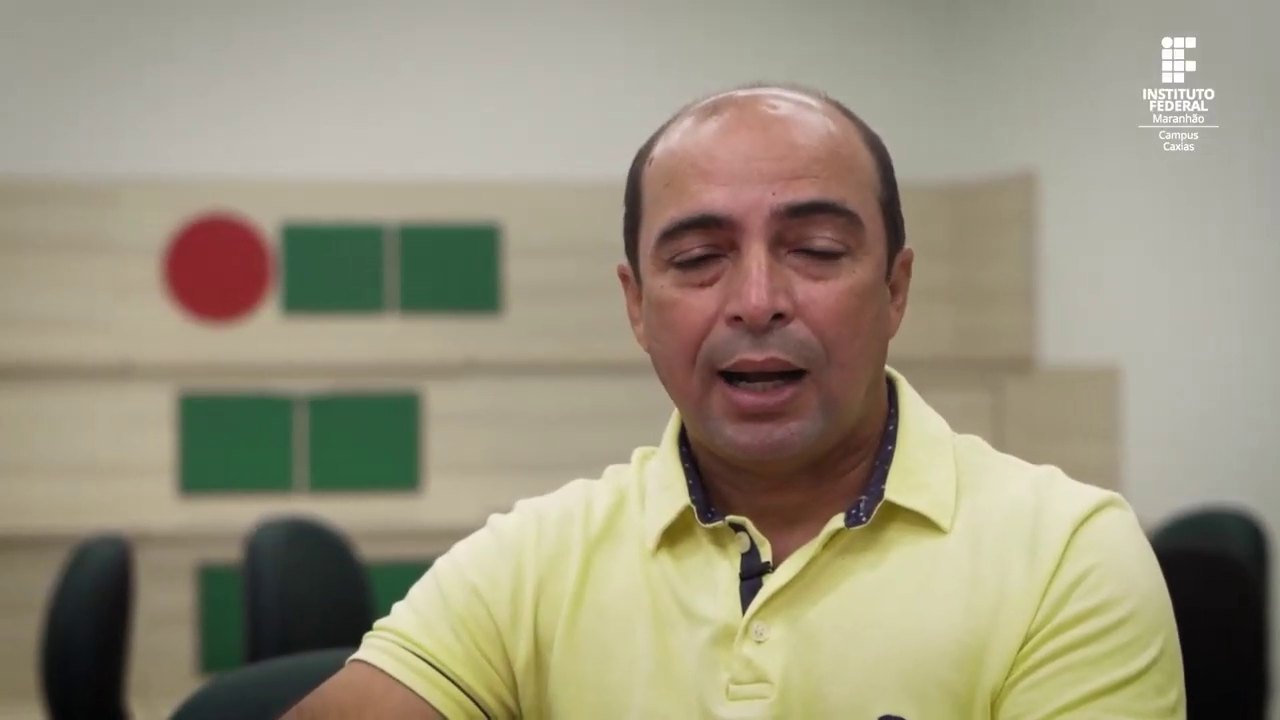
#> input picture frame 42 of IFMA Campus Caxias - corte.mp4, 1280 x 720 px, given in place of IFMA Campus Caxias.mp4, which was not available
$ python 11-RuidoVideo.py
#> lines starting #> are read from the running program, lines starting #| are printed output that depends on the picture
import random
import cv2
import numpy as np

def salt_pepper(img, prob):
    newImage = np.zeros(img.shape, np.uint8)
    chance = 1 - prob
    for i in range (img.shape[0]):
        for j in range (img.shape[1]):
            rand = random.random()
            if rand < prob:
                newImage[i][j] = 0
            elif rand > chance:
                newImage[i][j] = 255
            else:
                newImage[i][j] = img[i][j]
    return newImage

cap = cv2.VideoCapture('IFMA Campus Caxias.mp4')

prob = 0.05

while cap.isOpened():
    check, frame = cap.read()
#> frame is the input picture: shape (720, 1280, 3); mean B, G, R 125.7, 147.1, 154
    if check == True:

        k = cv2.waitKey(20) & 0xFF
#> (key q is pressed here)

        ruido = salt_pepper(frame, prob)
#> after the loop in salt_pepper, `for i in range (img.shape[0]):`:
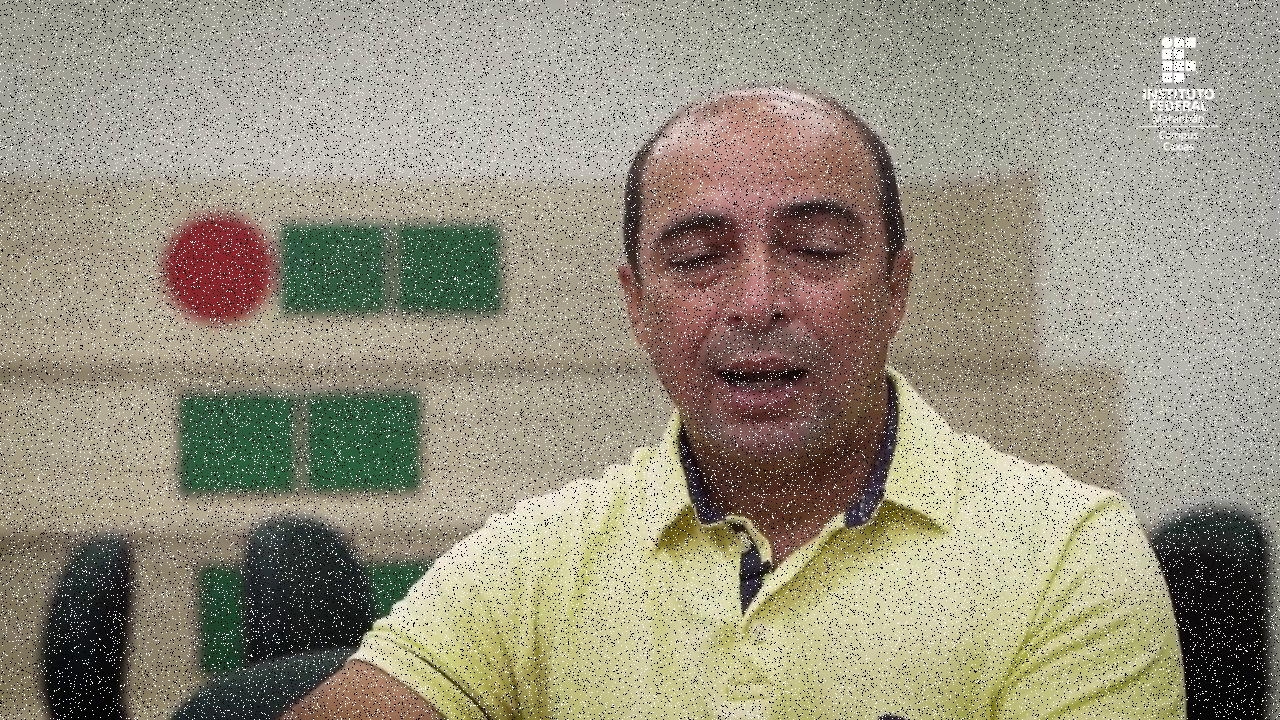
#> newImage: shape (720, 1280, 3); mean B, G, R 125.8, 145, 151.3

        cv2.imshow('Video Com Ruido', ruido)

        if k == ord('r') and prob < 1:
            print(prob)
            prob += 0.01

        if k == ord('p') and prob > 0:
            print(prob)
            prob -= 0.01

        if k == ord('q'):
            break

    else: break

cap.release()
cv2.destroyAllWindows()

$ run again, starting later in the video
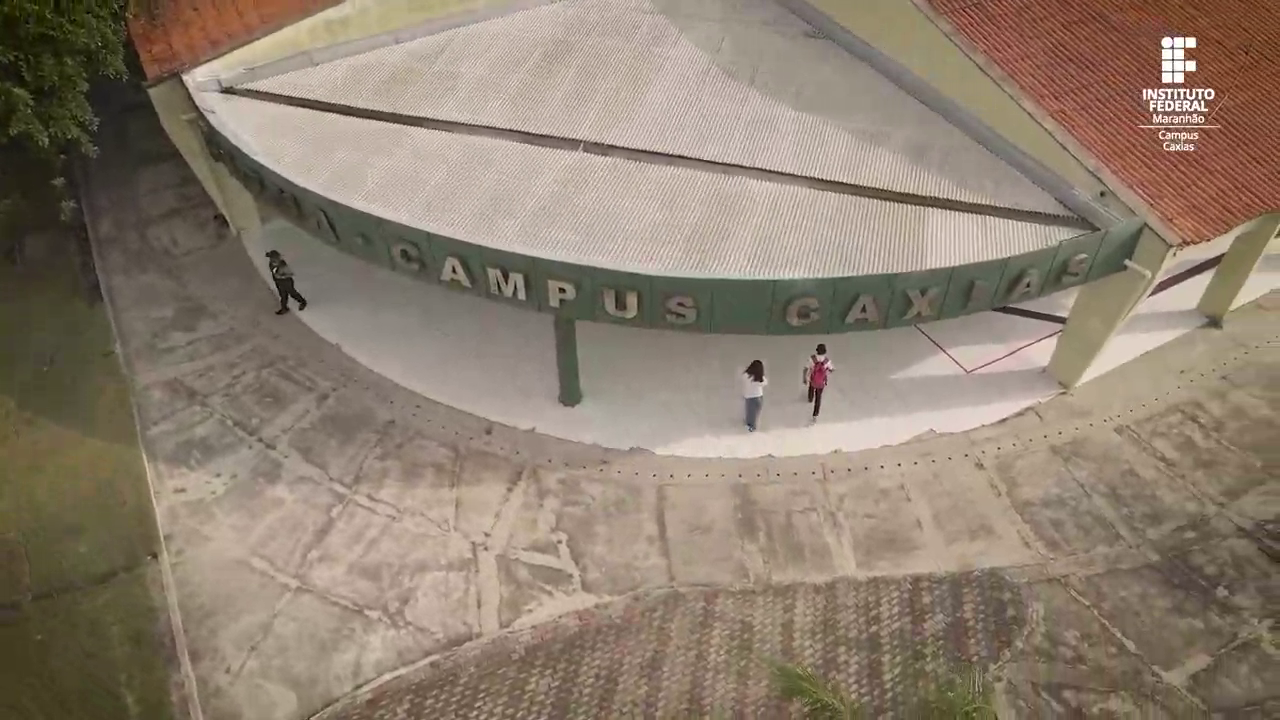
#> input picture frame 189 of IFMA Campus Caxias - corte.mp4, 1280 x 720 px, given in place of IFMA Campus Caxias.mp4, which was not available
#> frame is the input picture: shape (720, 1280, 3); mean B, G, R 112.1, 127.6, 142.2
#> after the loop in salt_pepper, `for i in range (img.shape[0]):`:
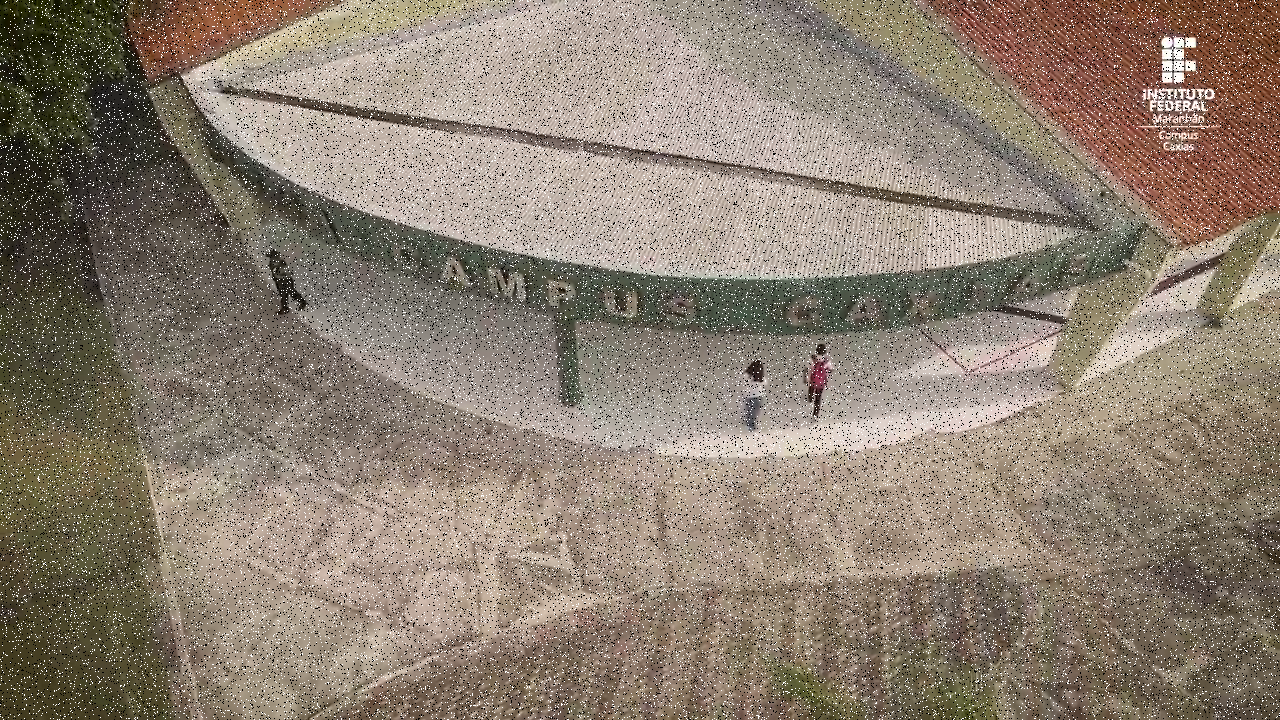
#> newImage: shape (720, 1280, 3); mean B, G, R 113.6, 127.6, 140.7

$ run again, starting later in the video
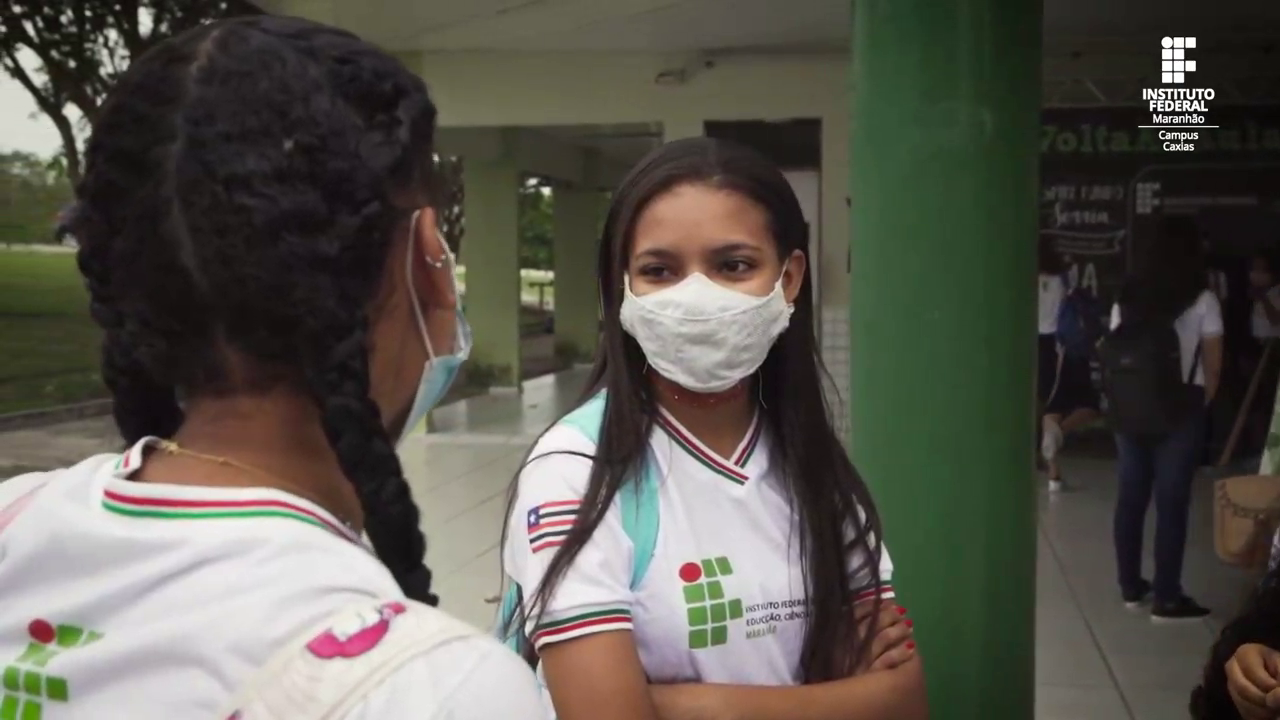
#> input picture frame 336 of IFMA Campus Caxias - corte.mp4, 1280 x 720 px, given in place of IFMA Campus Caxias.mp4, which was not available
#> frame is the input picture: shape (720, 1280, 3); mean B, G, R 77.9, 86.4, 89.4
#> after the loop in salt_pepper, `for i in range (img.shape[0]):`:
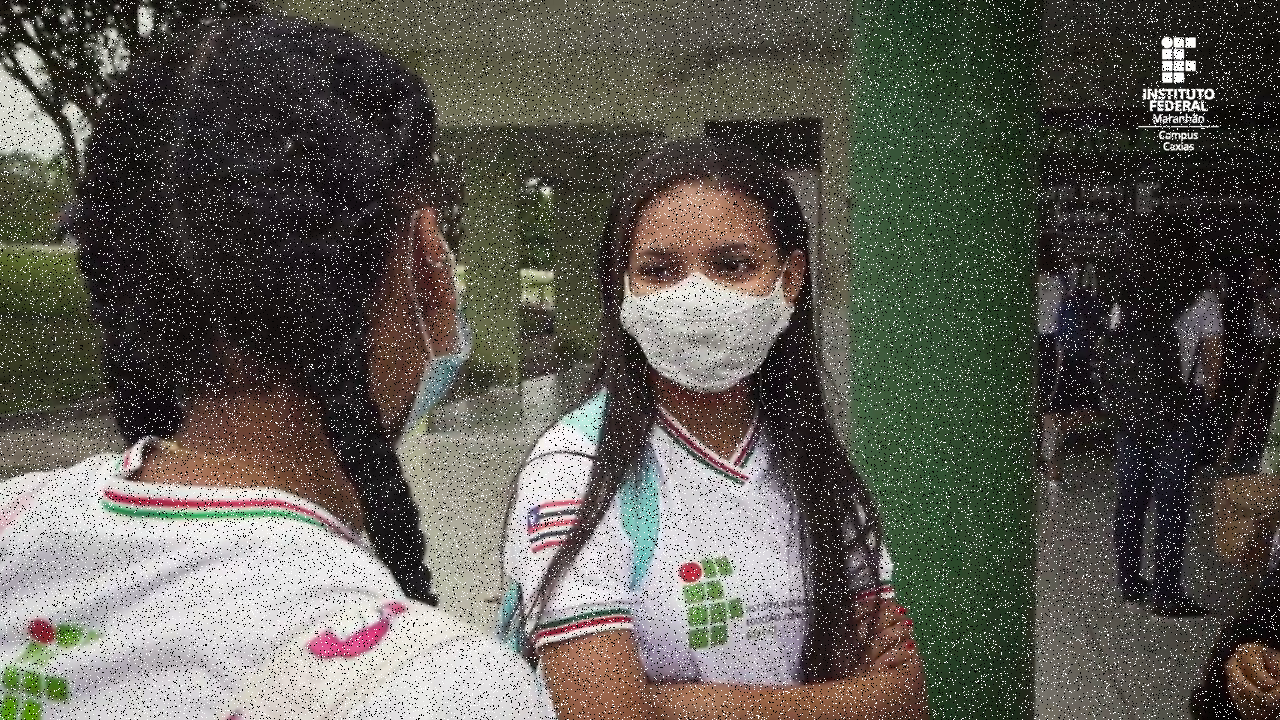
#> newImage: shape (720, 1280, 3); mean B, G, R 82.8, 90.4, 93.2
